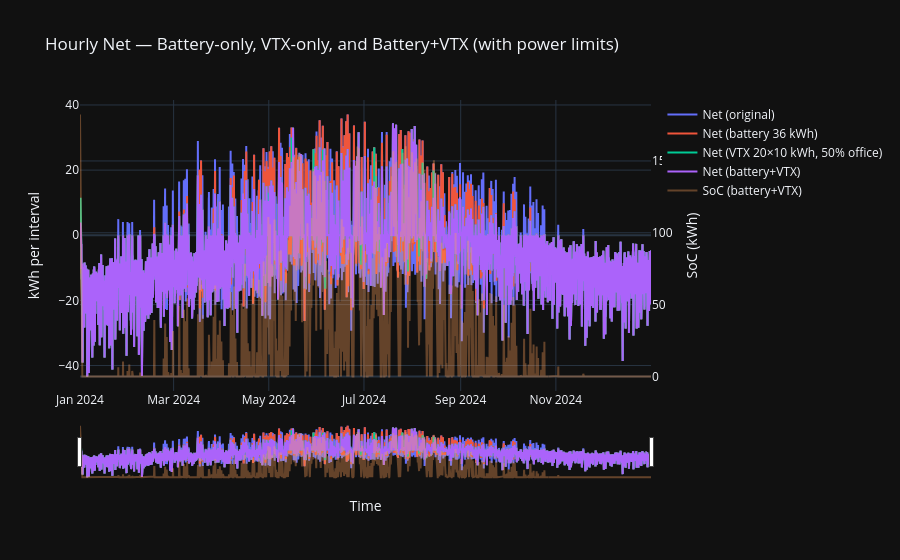

Notebook cell for this chart:
### Code cell
# Full-year: Battery-only, VTX-only, and Battery+VTX with power limits
# Uses: systems, pd, np, go, TZ

# --- Parameters ---
BATTERY_KWH   = 36.0      # fixed village battery capacity
SOC0_FRAC     = 0.80      # initial SoC as fraction of available capacity
ETA_RT        = 0.90      # round-trip efficiency
N_EV          = 20
EV_LEND_KWH   = 10.0      # per EV lendable capacity
OFFICE_HOURS  = range(8, 17)  # 08:00–16:59 → 50% EV availability
MAX_CHARGE_KW = 10.0      # pack charge limit (kW)
MAX_DISCH_KW  = 10.0      # pack discharge limit (kW)

# 1) Local-naive index + net kWh per interval (+surplus, -deficit)
t = pd.to_datetime(systems.index)
if getattr(t, "tz", None) is not None:
    t = t.tz_convert(TZ).tz_localize(None)
sys_ = systems.copy(); sys_.index = t
net_e = (sys_["Produktion"] - sys_["El kWh"]).rename("net_kWh")

# 2) Interval durations (h) for kW limits
dt = pd.Series(sys_.index).diff().dt.total_seconds().div(3600.0).to_numpy()
if len(dt) > 1 and np.isnan(dt[1]):  # first is NaN
    dt[0] = np.nanmedian(dt[1:])
dt = np.where(np.isnan(dt), np.nanmedian(dt), dt)  # guard any gaps
dt = dt[:len(net_e)]  # align

# 3) EV variable capacity schedule (kWh available each interval)
hours = sys_.index.hour
ev_cap_sched = np.where(np.isin(hours, list(OFFICE_HOURS)),
                        0.5 * N_EV * EV_LEND_KWH,  # 50% office hours
                        1.0 * N_EV * EV_LEND_KWH)  # 100% otherwise
ev_cap_sched = pd.Series(ev_cap_sched, index=sys_.index, name="ev_cap_kWh")

# 4) Simulator with variable capacity and power limits
def simulate_variable_capacity(e_kwh: pd.Series,
                               base_cap_kwh: float,
                               var_cap_kwh: pd.Series | None,
                               soc0_frac: float,
                               eta_rt: float,
                               dt_hours: np.ndarray,
                               max_chg_kw: float | None = None,
                               max_dis_kw: float | None = None):
    """
    e_kwh: net kWh per interval (+ = surplus to store, - = deficit to supply)
    max_*_kw: power caps; if None, unlimited. Applied as energy caps: kW * dt[h].
    Returns: (residual Series, SoC Series)
    """
    eta = np.sqrt(eta_rt)
    idx = e_kwh.index
    e = e_kwh.to_numpy(dtype=float)
    var = (var_cap_kwh.reindex(idx).to_numpy(dtype=float)
           if var_cap_kwh is not None else np.zeros_like(e))
    residual = np.zeros_like(e)
    soc = np.zeros_like(e)

    cap_now = base_cap_kwh + var[0]
    soc_now = soc0_frac * cap_now

    for i, x in enumerate(e):
        cap_now = base_cap_kwh + var[i]
        # enforce capacity drop instantly (e.g., EVs depart)
        if soc_now > cap_now:
            residual[i] += (soc_now - cap_now) / eta
            soc_now = cap_now

        # power limits as per-interval energy caps
        ecap_in  = (max_chg_kw  * dt_hours[i]) if max_chg_kw  is not None else np.inf
        ecap_out = (max_dis_kw  * dt_hours[i]) if max_dis_kw  is not None else np.inf

        if x >= 0.0:
            # surplus → charge (limited by power and capacity)
            room = cap_now - soc_now
            # grid surplus x turns into stored energy x*eta; cap by power: ecap_in stored energy limit is ecap_in
            charge_in = min(x * eta, room, ecap_in)
            spill = x * eta - charge_in
            soc_now += charge_in
            residual[i] += spill / eta
        else:
            # deficit → discharge (limited by power and SoC)
            need = -x
            # what grid can receive this interval: limited by power (ecap_out) and SoC*eta
            deliverable = min(soc_now * eta, need, ecap_out)
            soc_now -= deliverable / eta
            unmet = need - deliverable
            residual[i] -= unmet

        soc[i] = soc_now

    return (pd.Series(residual, index=idx, name="net_after_kWh"),
            pd.Series(soc, index=idx, name="SoC_kWh"))

# 5) Scenarios
# Battery-only
net_batt, soc_batt = simulate_variable_capacity(
    net_e, base_cap_kwh=BATTERY_KWH, var_cap_kwh=None, soc0_frac=SOC0_FRAC,
    eta_rt=ETA_RT, dt_hours=dt, max_chg_kw=MAX_CHARGE_KW, max_dis_kw=MAX_DISCH_KW
)
# VTX-only
net_vtx, soc_vtx = simulate_variable_capacity(
    net_e, base_cap_kwh=0.0, var_cap_kwh=ev_cap_sched, soc0_frac=SOC0_FRAC,
    eta_rt=ETA_RT, dt_hours=dt, max_chg_kw=MAX_CHARGE_KW, max_dis_kw=MAX_DISCH_KW
)
# Battery + VTX
net_both, soc_both = simulate_variable_capacity(
    net_e, base_cap_kwh=BATTERY_KWH, var_cap_kwh=ev_cap_sched, soc0_frac=SOC0_FRAC,
    eta_rt=ETA_RT, dt_hours=dt, max_chg_kw=MAX_CHARGE_KW, max_dis_kw=MAX_DISCH_KW
)

# 6) Plot
fig = go.Figure()
fig.add_scatter(x=net_e.index,    y=net_e.values,   name="Net (original)", mode="lines")
fig.add_scatter(x=net_batt.index, y=net_batt.values, name=f"Net (battery {BATTERY_KWH:.0f} kWh)", mode="lines")
fig.add_scatter(x=net_vtx.index,  y=net_vtx.values,  name=f"Net (VTX {N_EV}×{EV_LEND_KWH:.0f} kWh, 50% office)", mode="lines")
fig.add_scatter(x=net_both.index, y=net_both.values, name=f"Net (battery+VTX)", mode="lines")
fig.add_scatter(x=soc_both.index, y=soc_both.values, name="SoC (battery+VTX)", mode="lines", yaxis="y2", opacity=0.35)

fig.update_layout(
    title="Hourly Net — Battery-only, VTX-only, and Battery+VTX (with power limits)",
    hovermode="x unified",
    xaxis=dict(title="Time", rangeslider=dict(visible=True)),
    yaxis=dict(title="kWh per interval"),
    yaxis2=dict(title="SoC (kWh)", overlaying="y", side="right")
)
fig.show()

# 7) Impact stats
def import_kwh(x): return float(-x[x < 0].sum())
imp0   = import_kwh(net_e)
imp_b  = import_kwh(net_batt)
imp_v  = import_kwh(net_vtx)
imp_bt = import_kwh(net_both)
print(f"Import ↓ battery-only: {(imp0-imp_b):.1f} kWh  ({(1-imp_b/imp0)*100:.1f}%)")
print(f"Import ↓ VTX-only   : {(imp0-imp_v):.1f} kWh  ({(1-imp_v/imp0)*100:.1f}%)")
print(f"Import ↓ BOTH       : {(imp0-imp_bt):.1f} kWh  ({(1-imp_bt/imp0)*100:.1f}%)")

### Figure 1 — Plotly figure (JSON) as saved in the notebook; plotly's stock layout.template omitted (floating-point values rounded to 4 significant figures; data arrays with more than 128 entries replaced by an {"elided": "..."} marker saying what was removed)
{"data": [{"mode": "lines", "name": "Net (original)", "type": "scatter", "x": {"elided": "8783 str values"}, "y": {"elided": "8783 float values"}}, {"mode": "lines", "name": "Net (battery 36 kWh)", "type": "scatter", "x": {"elided": "8783 str values"}, "y": {"elided": "8783 float values"}}, {"mode": "lines", "name": "Net (VTX 20×10 kWh, 50% office)", "type": "scatter", "x": {"elided": "8783 str values"}, "y": {"elided": "8783 float values"}}, {"mode": "lines", "name": "Net (battery+VTX)", "type": "scatter", "x": {"elided": "8783 str values"}, "y": {"elided": "8783 float values"}}, {"mode": "lines", "name": "SoC (battery+VTX)", "opacity": 0.35, "type": "scatter", "x": {"elided": "8783 str values"}, "y": {"elided": "8783 float values"}, "yaxis": "y2"}], "layout": {"hovermode": "x unified", "title": {"text": "Hourly Net — Battery-only, VTX-only, and Battery+VTX (with power limits)"}, "xaxis": {"rangeslider": {"visible": true}, "title": {"text": "Time"}}, "yaxis": {"title": {"text": "kWh per interval"}}, "yaxis2": {"overlaying": "y", "side": "right", "title": {"text": "SoC (kWh)"}}}}
